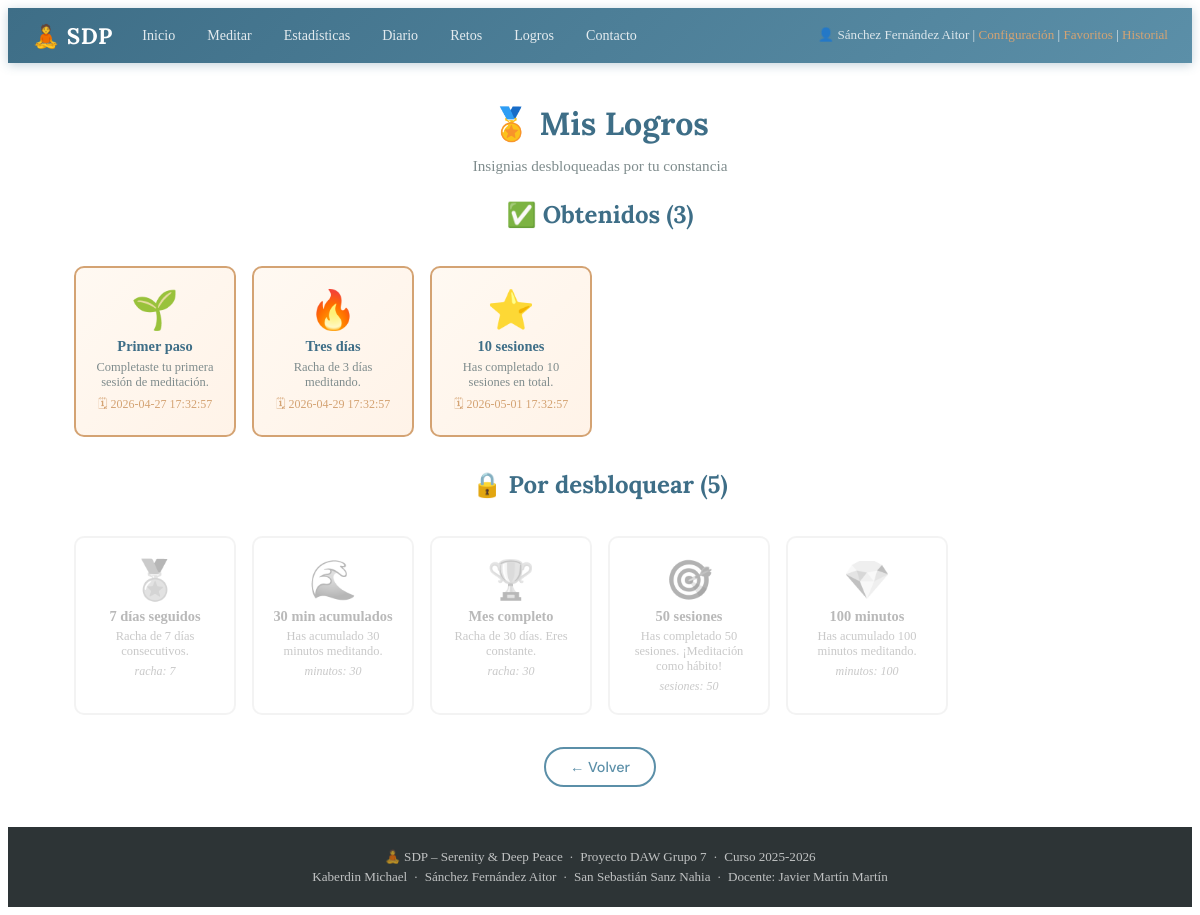
Page /controller/LogroController.php?action=verLogros (signed in) on the committed database.
### tables this page shows
CREATE TABLE IF NOT EXISTS logros (
    id_logro        INT AUTO_INCREMENT PRIMARY KEY,
    titulo          VARCHAR(120) NOT NULL,
    descripcion     TEXT,
    icono           VARCHAR(10) DEFAULT '🏅',
    condicion_tipo  ENUM('sesiones','minutos','racha') NOT NULL,
    condicion_valor SMALLINT UNSIGNED NOT NULL
);

CREATE TABLE IF NOT EXISTS usuario_logro (
    id_usuario      INT NOT NULL,
    id_logro        INT NOT NULL,
    fecha_obtencion DATETIME NOT NULL DEFAULT CURRENT_TIMESTAMP,
    PRIMARY KEY (id_usuario, id_logro),
    FOREIGN KEY (id_usuario) REFERENCES usuarios(id_usuario) ON DELETE CASCADE,
    FOREIGN KEY (id_logro)   REFERENCES logros(id_logro) ON DELETE CASCADE
);

### dao/SDPBD.php (called while the page is built, shortened)
<?php
class SDPBD {
    private static $conexion = null;
    private static function conexionBD() {
        $config = parse_ini_file(__DIR__ . "/../config/conf.ini");
        if (self::$conexion === null) {
            self::$conexion = new mysqli(
                $config['server'],
                $config['user'],
                $config['pasw'],
                $config['bd']
            );
        }
        self::$conexion->set_charset("utf8mb4");
        return self::$conexion;
    }
    public static function preparar($conexion, $consulta, ...$parametros) {
        $preparacion = $conexion->prepare($consulta);
        if ($parametros) {
            $tipos = "";
            foreach ($parametros as $parametro) {
                $tipos .= is_int($parametro) ? "i" : "s";
            }
            $preparacion->bind_param($tipos, ...$parametros);
        }
        return $preparacion;
    }
    public static function consultaLectura($consulta, ...$parametros) {
        $conexion    = self::conexionBD();
        $preparacion = self::preparar($conexion, $consulta, ...$parametros);
        $preparacion->execute();
        $resultado = $preparacion->get_result();
        if ($resultado->num_rows > 0) {
            return $resultado->fetch_all(MYSQLI_ASSOC);
        }
        return null;
    }
}
?>

### dao/LogroDAO.php (called while the page is built, shortened)
<?php
require_once(__DIR__ . '/../dao/SDPBD.php');
require_once(__DIR__ . '/../model/LogroModel.php');
class LogroDAO {
    private static function filaAModelo($fila) {
        $l = new LogroModel();
        $l->setIdLogro($fila['id_logro']);
        $l->setTitulo($fila['titulo']);
        $l->setDescripcion($fila['descripcion'] ?? null);
        $l->setIcono($fila['icono'] ?? '🏅');
        $l->setCondicionTipo($fila['condicion_tipo']);
        $l->setCondicionValor($fila['condicion_valor']);
        return $l;
    }
    public static function listarTodos() {
        $resultado = SDPBD::consultaLectura("SELECT * FROM logros ORDER BY condicion_valor ASC");
        $lista = [];
        if ($resultado) {
            foreach ($resultado as $fila) {
                $lista[] = self::filaAModelo($fila);
            }
        }
        return $lista;
    }
    public static function logrosObtenidos($id_usuario) {
        $consulta  = "SELECT l.*, ul.fecha_obtencion
                      FROM usuario_logro ul
                      JOIN logros l ON ul.id_logro = l.id_logro
                      WHERE ul.id_usuario = ?
                      ORDER BY ul.fecha_obtencion DESC";
        return SDPBD::consultaLectura($consulta, $id_usuario) ?? [];
    }
}
?>

### model/LogroModel.php (called while the page is built, shortened)
<?php
class LogroModel {
    private $id_logro;
    private $titulo;
    private $descripcion;
    private $icono;
    private $condicion_tipo;
    private $condicion_valor;
    public function getIdLogro()         { return $this->id_logro; }
    public function setIdLogro($v)       { $this->id_logro = $v; }
    public function getTitulo()          { return $this->titulo; }
    public function setTitulo($v)        { $this->titulo = $v; }
    public function getDescripcion()     { return $this->descripcion; }
    public function setDescripcion($v)   { $this->descripcion = $v; }
    public function getIcono()           { return $this->icono; }
    public function setIcono($v)         { $this->icono = $v; }
    public function getCondicionTipo()   { return $this->condicion_tipo; }
    public function setCondicionTipo($v) { $this->condicion_tipo = $v; }
    public function getCondicionValor()  { return $this->condicion_valor; }
    public function setCondicionValor($v){ $this->condicion_valor = $v; }
}
?>

### view/logrosView.php (the view)
<?php include __DIR__ . '/../view/statics/cabeceraView.php'; ?>
<main>
    <h1>🏅 Mis Logros</h1>
    <p class="subtitulo">Insignias desbloqueadas por tu constancia</p>
    <?php
    $logrosObtenidosIds = array_column($obtenidos, 'id_logro');
    $obtHTML = array_filter($todosLogros, fn($l) => in_array($l->getIdLogro(), $logrosObtenidosIds));
    $pendHTML = array_filter($todosLogros, fn($l) => !in_array($l->getIdLogro(), $logrosObtenidosIds));
    ?>
    <h2>✅ Obtenidos (<?php echo count($obtHTML); ?>)</h2>
    <?php if (empty($obtHTML)): ?>
        <p class="texto-vacio">Aún no has desbloqueado ningún logro. ¡Sigue meditando!</p>
    <?php else: ?>
    <div class="logros-grid">
        <?php foreach ($obtHTML as $logro):
            $fo = array_filter($obtenidos, fn($o) => $o['id_logro'] == $logro->getIdLogro());
            $fo = reset($fo);
        ?>
        <div class="tarjeta-logro obtenido">
            <div class="logro-icono"><?php echo htmlspecialchars($logro->getIcono()); ?></div>
            <div class="logro-titulo"><?php echo htmlspecialchars($logro->getTitulo()); ?></div>
            <div class="logro-desc"><?php echo htmlspecialchars($logro->getDescripcion() ?? ''); ?></div>
            <?php if ($fo): ?>
                <div class="logro-fecha">🗓 <?php echo $fo['fecha_obtencion']; ?></div>
            <?php endif; ?>
        </div>
        <?php endforeach; ?>
    </div>
    <?php endif; ?>
    <h2 style="margin-top:2rem;">🔒 Por desbloquear (<?php echo count($pendHTML); ?>)</h2>
    <?php if (!empty($pendHTML)): ?>
    <div class="logros-grid">
        <?php foreach ($pendHTML as $logro): ?>
        <div class="tarjeta-logro bloqueado">
            <div class="logro-icono"><?php echo htmlspecialchars($logro->getIcono()); ?></div>
            <div class="logro-titulo"><?php echo htmlspecialchars($logro->getTitulo()); ?></div>
            <div class="logro-desc"><?php echo htmlspecialchars($logro->getDescripcion() ?? ''); ?></div>
            <div class="logro-cond">
                <?php echo $logro->getCondicionTipo(); ?>: <?php echo $logro->getCondicionValor(); ?>
            </div>
        </div>
        <?php endforeach; ?>
    </div>
    <?php endif; ?>
    <div class="dashboardActions">
        <button class="botones" onclick="history.back()">← Volver</button>
    </div>
</main>
<?php include __DIR__ . '/../view/statics/pieView.php'; ?>

### assets/css/styles.css (style rules this page uses)
:root { --primario: #5b8fa8; --primario-dk: #3e6e87; --secundario: #a8c5bc; --acento: #d4a373; --fondo: #f8f5f0; --fondo-card: #ffffff; --texto: #2d3436; --texto-muted: #7f8c8d; --borde: #dde8e5; --peligro: #e74c3c; --ok: #27ae60; --sombra: 0 4px 20px rgba(91, 143, 168, .12); --radio: 10px; }
*, *::before, *::after { box-sizing: border-box; }
h1, h2, h3, h4 { font-family: 'Lora', serif; color: var(--primario-dk); margin-top: 0; }
main { grid-area: main; padding: 2.5rem 1.5rem; display: flex; flex-direction: column; align-items: center; max-width: 1100px; margin: 0 auto; width: 100%; }
.subtitulo { color: var(--texto-muted); margin-top: -.5rem; margin-bottom: 1.5rem; font-size: .95rem; }
.botones { display: inline-block; padding: .55rem 1.5rem; background: var(--fondo-card); color: var(--primario); border: 2px solid var(--primario); border-radius: 25px; font-family: 'DM Sans', sans-serif; font-weight: 500; font-size: .9rem; cursor: pointer; margin-top: .5rem; text-decoration: none; transition: all .2s; }
.dashboardActions { display: flex; flex-wrap: wrap; gap: .7rem; justify-content: center; margin-top: 1.5rem; width: 100%; }
.logros-grid { display: grid; grid-template-columns: repeat(auto-fill, minmax(160px, 1fr)); gap: 1rem; width: 100%; margin-top: 1rem; }
.tarjeta-logro { background: var(--fondo-card); border: 2px solid var(--borde); border-radius: var(--radio); padding: 1.2rem; text-align: center; display: flex; flex-direction: column; align-items: center; gap: .3rem; }
.tarjeta-logro.obtenido { border-color: var(--acento); background: linear-gradient(135deg, #fff9f2, #fff3e8); }
.tarjeta-logro.bloqueado { opacity: .45; filter: grayscale(1); }
.logro-icono { font-size: 2.4rem; }
.logro-titulo { font-weight: 600; font-size: .9rem; color: var(--primario-dk); }
.logro-desc { font-size: .78rem; color: var(--texto-muted); }
.logro-fecha { font-size: .75rem; color: var(--acento); }
.logro-cond { font-size: .75rem; color: var(--texto-muted); font-style: italic; }

### rows in the picture
logros: icono "🌱", titulo "Primer paso", descripcion "Completaste tu primera sesión de meditación."
usuario_logro: fecha_obtencion "2026-04-27 17:32:57"
logros: icono "🔥", titulo "Tres días", descripcion "Racha de 3 días meditando."
usuario_logro: fecha_obtencion "2026-04-29 17:32:57"
logros: icono "⭐", titulo "10 sesiones", descripcion "Has completado 10 sesiones en total."
usuario_logro: fecha_obtencion "2026-05-01 17:32:57"
logros: icono "🏅", titulo "7 días seguidos", descripcion "Racha de 7 días consecutivos.", condicion_tipo "racha", condicion_valor "7"
logros: icono "🌊", titulo "30 min acumulados", descripcion "Has acumulado 30 minutos meditando.", condicion_tipo "minutos", condicion_valor "30"
logros: icono "🏆", titulo "Mes completo", descripcion "Racha de 30 días. Eres constante.", condicion_tipo "racha", condicion_valor "30"
logros: icono "🎯", titulo "50 sesiones", descripcion "Has completado 50 sesiones. ¡Meditación como hábito!", condicion_tipo "sesiones", condicion_valor "50"
logros: icono "💎", titulo "100 minutos", descripcion "Has acumulado 100 minutos meditando.", condicion_tipo "minutos", condicion_valor "100"

### other values in the picture
$_SESSION['nombre_completo'] "Sánchez Fernández Aitor"
count($obtHTML) "3"
count($pendHTML) "5"
